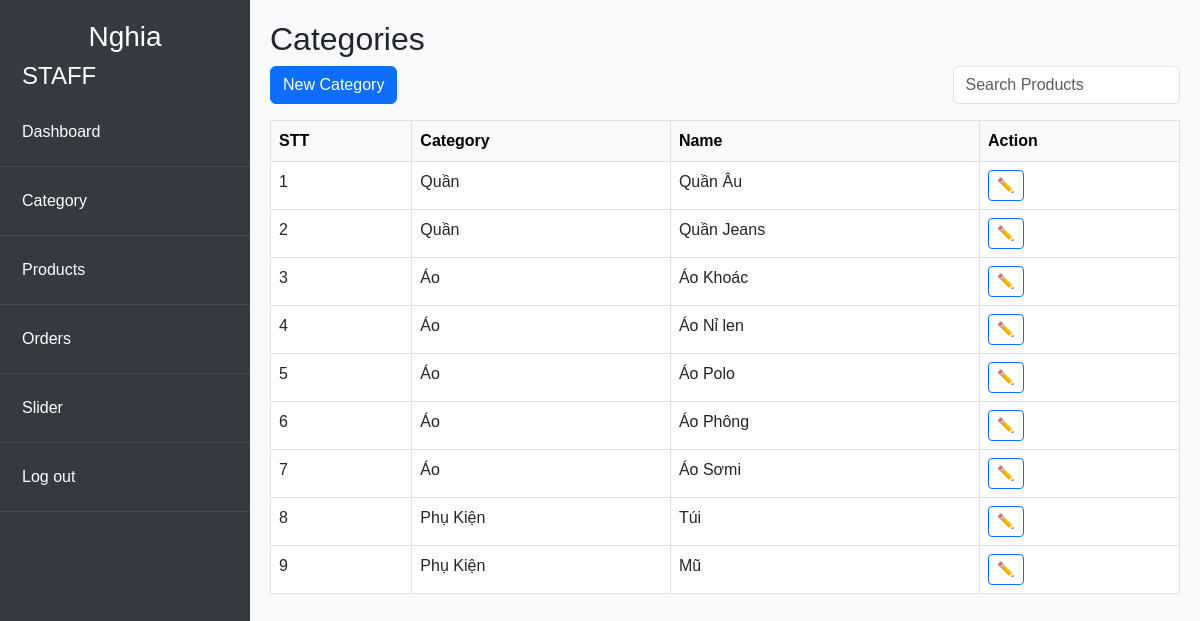
Page /admin/index.php?page_layout=category (signed in) on the committed database.
### tables this page shows
CREATE TABLE IF NOT EXISTS `categories` (
  `id` int(11) NOT NULL AUTO_INCREMENT,
  `cate_id` int(11) NOT NULL,
  `name` varchar(255) NOT NULL,
  PRIMARY KEY (`id`),
  KEY `category_id` (`id`),
  KEY `cate_id` (`cate_id`)
);

CREATE TABLE IF NOT EXISTS `cate` (
  `id` int(11) NOT NULL AUTO_INCREMENT,
  `name` varchar(255) NOT NULL,
  PRIMARY KEY (`id`)
);

### admin/category.php (the view, shortened to what this page needs)
<?php
include '../config/connect.php';
$sql = "SELECT c.id, c.name, ca.name as CateName
        FROM categories c
        JOIN cate ca on c.cate_id = ca.id
        ORDER BY id ASC";
$result = mysqli_query($conn, $sql);
$stt = 1;
?>
<div class="content">
    <h2>Categories</h2>
    <div class="d-flex justify-content-between mb-3">
        <a class="btn btn-primary" data-bs-toggle="modal" data-bs-target="#newCategoryModal">New Category</a>
        <input type="text" id="search" class="form-control w-25" placeholder="Search Products">
    </div>
    <table class="table table-bordered">
        <thead class="table-light">
            <tr>
                <th>STT</th>
                <th>Category</th>
                <th>Name</th>
                <th>Action</th>
            </tr>
        </thead>
        <tbody id="categoryList">
            <?php while ($category = mysqli_fetch_assoc($result)): ?>
            <tr>
                <td><?= $stt++ ?></td>
                <td><?= $category['CateName'] ?></td>
                <td><?= $category['name'] ?></td>
                <td>
                    <a href="index.php?page_layout=editcategory&id=<?php echo $category['id'];?>" class="btn btn-sm btn-outline-primary">✏️</a>
                </td>
            </tr>
            <?php endwhile; ?>
        </tbody>
    </table>
</div>

### assets/css/admin.css (style rules this page uses)
body { font-family: Arial, sans-serif; background-color: #f8f9fa; }
.content { margin-left: 250px; padding: 20px; }

### rows in the picture
categories: cate.name "Quần", name "Quần Âu"
categories: cate.name "Quần", name "Quần Jeans"
categories: cate.name "Áo", name "Áo Khoác"
categories: cate.name "Áo", name "Áo Nỉ len"
categories: cate.name "Áo", name "Áo Polo"
categories: cate.name "Áo", name "Áo Phông"
categories: cate.name "Áo", name "Áo Sơmi"
categories: cate.name "Phụ Kiện", name "Túi"
categories: cate.name "Phụ Kiện", name "Mũ"

### other values in the picture
$_SESSION['admin_name'] "Nghia"
$_SESSION['admin_role'] "STAFF"
